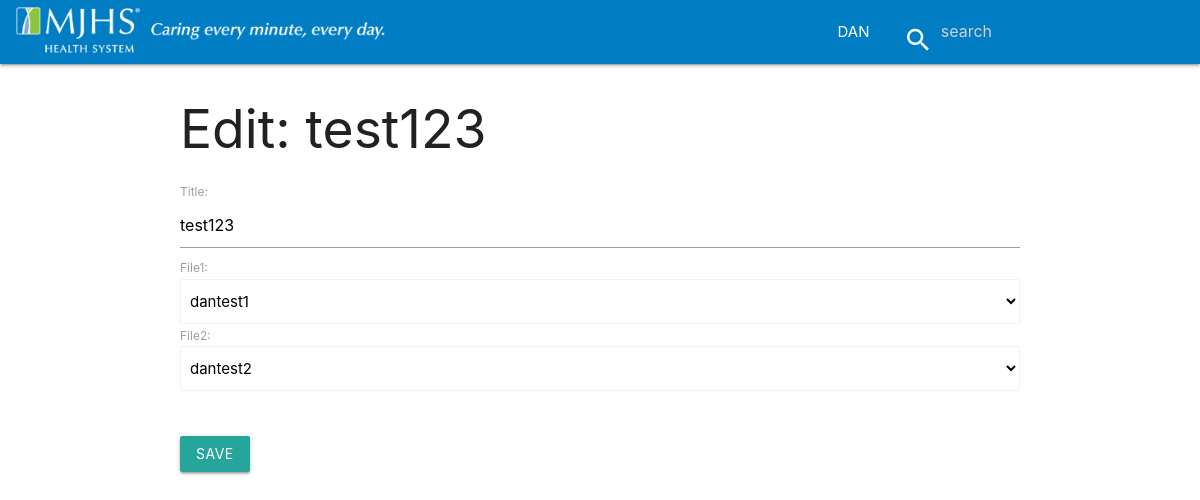
The page /edit/comparelist/8/ (signed in) on the database its author committed.
### analyze/models.py (models this page shows, shortened)
class Compare(models.Model):
    title = models.CharField(max_length=500)
    file1 = models.ForeignKey(File, related_name='compareFile1')
    file2 = models.ForeignKey(File, related_name='compareFile2')
    date = models.DateTimeField(auto_now_add=True)

### analyze/views.py (the view)
# urls.py: url(r'^edit/comparelist/(?P<id>\d+)/$', views.edit_compare_list, name='edit_compare_list'),
def edit_compare_list(request, id):
    if request.user.is_authenticated and request.user.is_superuser:
        compareobj = Compare.objects.get(id=id)
        if request.method == 'POST':
            form = CompareGroupForm(request.POST, instance=compareobj)
            if form.is_valid():
                data = form.save(commit=False)
                data.save()
                return redirect("analyze:comparelist")
        else:
            form = CompareGroupForm(instance=compareobj)
        return render(request, 'analyze/edit-compare.html', {'form': form, 'compareobj': compareobj})
    else:
        return redirect("analyze:home")

### analyze/forms.py
class CompareGroupForm(forms.ModelForm):
    file1 = forms.ModelChoiceField(queryset=File.objects.all(), widget=forms.Select(attrs={'class':'form-control browser-default'}))
    file2 = forms.ModelChoiceField(queryset=File.objects.all(), widget=forms.Select(attrs={'class':'form-control browser-default'}))
    class Meta:
        model = Compare
        fields = ('title', 'file1', 'file2')

### analyze/models.py (called while the page is built)
    def __str__(self):
        return self.name

### analyze/templates/analyze/edit-compare.html (shortened to what this page needs)
{% extends 'analyze/base.html' %}
{% block content %}
<div class="container">
    <h2>Edit: {{ compareobj.title }}</h2>
    <form action="" method="post" enctype="multipart/form-data">
        {{ form }}
        <br><br>
        <input type="submit" value="Save" class="btn">
    </form>
</div>
{% endblock %}

### analyze/templates/analyze/base.html (shortened to what this page needs)
  <!DOCTYPE html>
  <html>
    <head>
          <link rel="stylesheet" href="https://cdnjs.cloudflare.com/ajax/libs/materialize/1.0.0-beta/css/materialize.min.css">
      {% load staticfiles %}
      <link rel="stylesheet" href="{% static 'css/style.css' %}">
    </head>
<body>
    <nav style="background: #007DC3;">
        <div class="nav-wrapper">
          <a href="{% url 'analyze:home' %}" class="brand-logo red-text"><img src="{% static 'images/logo.png' %}" alt="Logo" width="400"></a>
            <ul class="hide-on-med-and-down right">
                {% if request.user.is_authenticated %}
                <li><a class='dropdown-trigger white-text' href='#' data-target='dropdown1'>{{ request.user.username |upper }}</a></li>
                {% else %}
                <li><a href="{% url 'accounts:login' %}" class="white-text">Login</a></li>
                {% endif %}
                <li>
                   <div class="center row">
                      <div class="col s12 " >
                        <div class="row" id="topbarsearch">
                          <form action="{% url 'analyze:home' %}" method="get" enctype="multipart/form-data">
                          <div class="input-field col s6 s12 white-text">
                            <i class="white-text material-icons prefix">search</i>
                            <input type="text" placeholder="search" name="query" id="autocomplete-input" class="autocomplete white-text" >
                            </div>
                          </form>
                          </div>
                        </div>
                      </div>
                  </li>
            </ul>
        </div>
      </nav>
    {% block content %}
    {% endblock %}
    </body>
</html>

### analyze/static/css/style.css (style rules this page uses)
nav ul a, nav .brand-logo { color: #444; }

### rows shown on the page
Compare: title "test123", file1 "dantest1", file2 "dantest2"

### other values the page prints
{{ request.user.username |upper }} "DAN"
